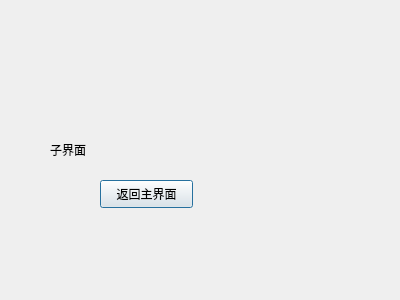
<?xml version="1.0" encoding="UTF-8"?>
<ui version="4.0">
 <class>childDialog</class>
 <widget class="QDialog" name="childDialog">
  <property name="geometry">
   <rect>
    <x>0</x>
    <y>0</y>
    <width>400</width>
    <height>300</height>
   </rect>
  </property>
  <property name="windowTitle">
   <string>Dialog</string>
  </property>
  <widget class="QLabel" name="label">
   <property name="geometry">
    <rect>
     <x>50</x>
     <y>140</y>
     <width>69</width>
     <height>19</height>
    </rect>
   </property>
   <property name="text">
    <string>子界面</string>
   </property>
  </widget>
  <widget class="QPushButton" name="showfatherpushButton">
   <property name="geometry">
    <rect>
     <x>100</x>
     <y>180</y>
     <width>93</width>
     <height>28</height>
    </rect>
   </property>
   <property name="text">
    <string>返回主界面</string>
   </property>
  </widget>
 </widget>
 <resources/>
 <connections/>
</ui>
